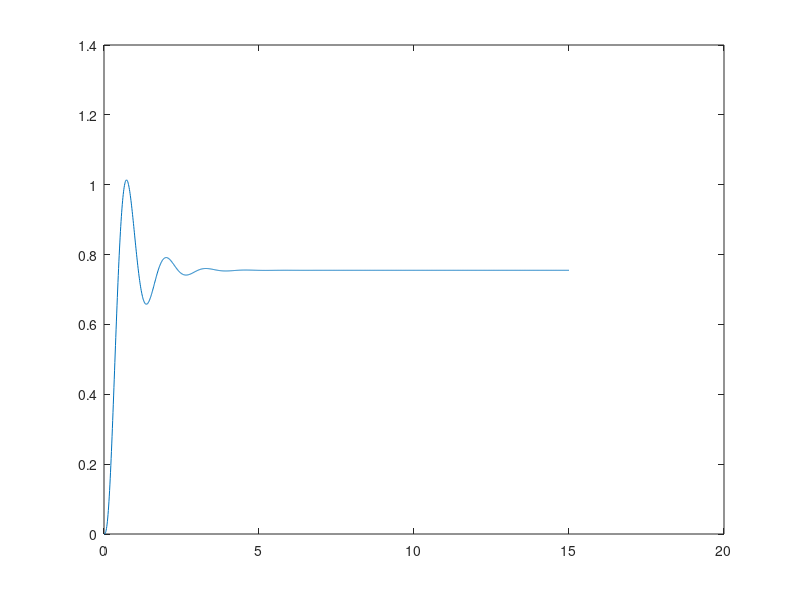

The MATLAB script that drew this image: (Note: this script raises an error after producing the figure.)
%% Define the gain parameters for Amplifier (Ka), Exciter (Ke), Generator (Kg), and Sensor (Ks)
Ka=10;
Ke=1;
Kg=1;
Ks=1;
%% Define the time constant for Amplifier (Ta), Exciter (Te), Generator (Tg), and Sensor (Ts)
Ta=0.1;
Te=0.4;
Tg=1;
Ts=0.01;
%% Define transfer function for Amplifier (Ga), Exciter (Ge), Generator (Gg), and Sensor (Gs)
s = tf('s');
Ga=Ka/(1+Ta*s);
Ge=Ke/(1+Te*s);
Gg=Kg/(1+Tg*s);
Gs=Ks/(1+Ts*s);
%% Create close loop transfer function for the AVR system
Gnum=Ga*Ge*Gg;
Gdenum=Gs;
Gavr=Gnum/(1+Gnum*Gdenum);
fraction_n= [0.004 0.454 5.55 15.1 10];%numerator of Gavr, transfer function
fraction_dn=[1.6e-05 0.002032 0.04732 0.4286 2.133 8.76 18.01 11]; %denominator of Gavr, transfer function
[A,B,C,D] = tf2ss(fraction_n,fraction_dn) % convert fractional transfer function to A, B, C, D space matrix
%% Initiate close loop system with LQR controller
Q=[2 0 0 0 0 0 0;
    1 2 0 0 0 0 0;
    0 0 2 0 0 0 0;
    0 0 0 2 0 0 0;
    0 0 0 0 2 0 0;
    0 0 0 0 0 2 0; 
    0 0 0 0 0 0 2]; 
%Q=1*eye(7);%positive control weighting matrix, size is similar to A matrix
% p = 2;
% Q = p*C'*C
R=0.00001; %non-negative state weighting matrix
%% Remember TF to SS is not equal, there is a problem do not directly use tf2ss...%%
% convert to numerator, denominator first
% then use tf2ss(num,denom)
% do not use the following two line, never
% [num,den] = tfdata(Gavr,'v');
% [A,B,C,D] = tf2ss(num, den);
%% Continue %%
K=lqr(A,B,Q,R); %See how many value is there, could be useful for designing Simulink system
Af=A-B*K; % Feedback Subtraction node
sys_lqr=ss(Af,B,C,D);%closed loop system with feedback
t=0:0.01:15;
Slqr=step(sys_lqr,t);
% pole(sys_lqr)
% A
plot(t,Slqr)
%sim(AVR_LQR_sim.slx)
I_lqr= stepinfo(sys_lqr)
sserror_lqr=abs(1-Slqr(end))
%rlocus(sys_lqr);
%bode(sys_lqr)
% ylabel('Terminal Voltage (pu)')
% xlabel('Time (sec)')
% legend('AVR LQR')
